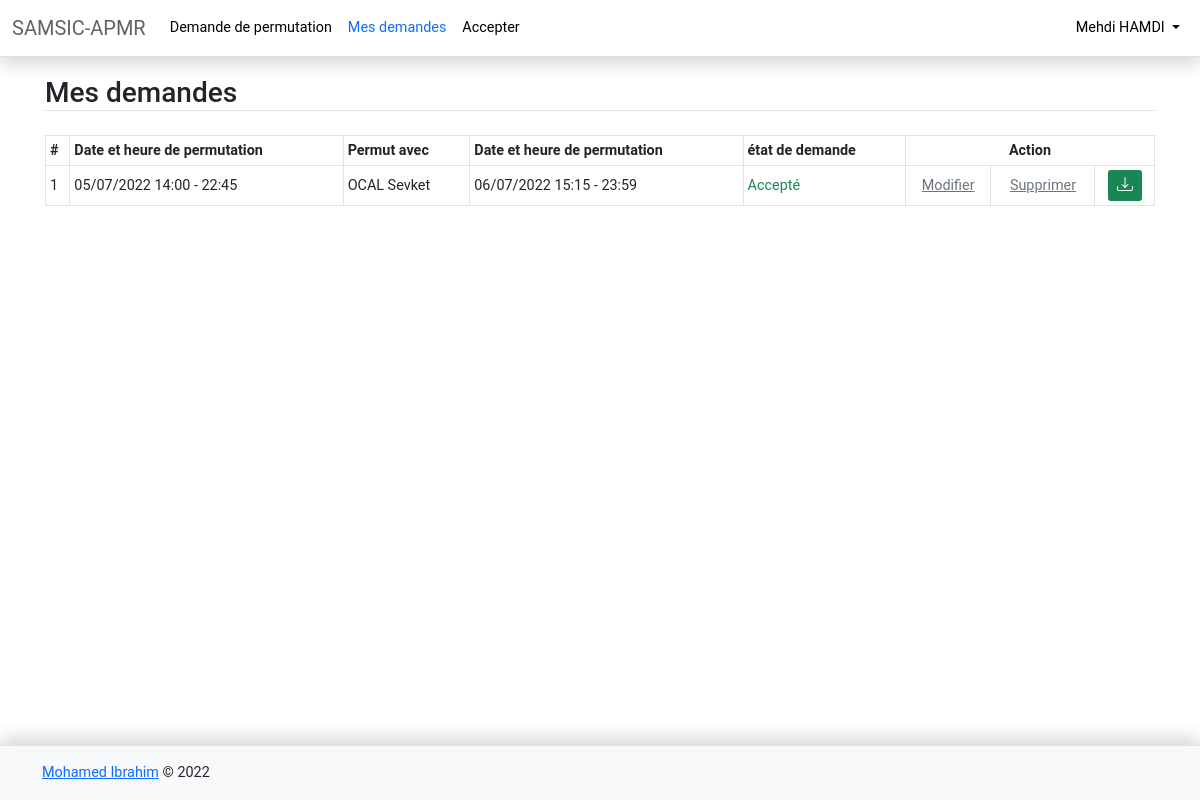
The page /mes-demandes/ (signed in) on the database its author committed.
### myapp/models.py (models this page shows)
class Permutation(models.Model):
    permut_start_datetime = models.DateTimeField(auto_now=False, auto_now_add=False, null=True, blank=True,verbose_name=('permut_start_datetime'))
    permut_end_time = models.TimeField(auto_now=False, auto_now_add=False, null=True, blank=True,verbose_name=('permut_end_time'))
    permut_demandant = models.ForeignKey(User, on_delete=models.CASCADE, null=True, related_name='permut_demandant_related', verbose_name=('permut_demandant'))
    permut_acceptant_start_datetime = models.DateTimeField(auto_now=False, auto_now_add=False, null=True, blank=True,verbose_name=('permut_accept_start_datetime'))
    permut_acceptant_end_time = models.TimeField(auto_now=False, auto_now_add=False, null=True, blank=True,verbose_name=('permut_accept_end_time'))
    permut_acceptant = models.ForeignKey(User, on_delete=models.CASCADE,null=True, related_name='permut_acceptant_related', verbose_name=('permutant'))
    permut_created_at = models.DateTimeField(auto_now_add=True, verbose_name=('permut_created_at'))
    permut_updated_at = models.DateTimeField(auto_now=True, verbose_name=('permut_updated_at'))
    permut_unique_ref = models.CharField(max_length=255,unique=True,default=random_unique_string,verbose_name=('permut_unique_ref'))
    permut_num_ref = models.CharField(null=True,max_length=255,unique=True,default =random_unique_number,verbose_name=('permut_number_ref'))
    permut_motif = models.CharField(max_length=255,blank=True, null=True, verbose_name=('permut_motif'))
    permut_accepted=models.BooleanField(default=False, verbose_name=('permut_accepted'))
    class Meta:
        db_table = "permutation"
        verbose_name = "permutation"
        verbose_name_plural = "permutations"
    """def __str__(self):
        return '%s %s' % (self.myuser_first_name,self.myuser_first_name)"""

### myapp/views.py (the view)
# urls.py: path('mes-demandes/', views.mes_demandes,name='mes_demandes'),
@login_required(redirect_field_name=None)
def mes_demandes(request):
    context={}
    context={
        'active_page':'mes_demandes',
        'users':User.objects.all(),
        'demandes':Permutation.objects.filter(permut_demandant_id=User.objects.filter(username=request.user).values_list('id', flat=True)[0])
    }
    return render(request, 'permutation/mes-demandes.html',context)

### templates/permutation/mes-demandes.html (shortened to what this page needs)
{% extends 'permutation/base.html' %}
{% block header %}Mes demandes{% endblock %}
{% block content %}
<div class="my-4">
        {% if demandes %}
        <div class="table-responsive">
        <table class="table table-sm table-bordered">
            <thead>
              <tr class="align-middle">
                <th scope="col">#</th>
                <th scope="col">Date et heure de permutation</th>
                <th scope="col">Permut avec</th>
                <th scope="col">Date et heure de permutation</th>
                <th scope="col">état de demande</th>
                <th scope="col"colspan="3" class="text-center">Action</th>
              </tr>
            </thead>
            <tbody>
                {% for demande in demandes %}
                <tr class="align-middle"><td>{{forloop.counter}}</td>
                    <td>{{demande.permut_start_datetime|date:"d/m/Y H:i"}} - {{demande.permut_end_time|date:"H:i"}}</td>
                    <td>{{demande.permut_acceptant.last_name}} {{demande.permut_acceptant.first_name}}</td>
                    <td>{{demande.permut_acceptant_start_datetime|date:"d/m/Y H:i"}} - {{demande.permut_acceptant_end_time|date:"H:i"}}</td>
                    <td>{% if demande.permut_accepted %}
                      <span class="text-success">Accepté</span>
                      {% else %}
                      <span class="text-danger">Non accepté</span>
                      {% endif %}
                    </td>
                    <td class="text-center">{% if not demande.permut_accepted %}<a href="{% url 'update-permutation-demande' demande.permut_unique_ref %}" class="link-primary p-0">Modifier</a>{% else %}<a href="#" class="link-secondary p-0 pe-none">Modifier</a>{% endif %}</td>
                    <td class="text-center">{% if not demande.permut_accepted %}<a href="{% url 'delete-permutation-demande' demande.permut_unique_ref %}" class="link-danger p-0" onclick="return confirm('Êtes vous sûr de supprimer cette demande?')">Supprimer</a>{% else %}<a href="#" class="link-secondary p-0 pe-none">Supprimer</a>{% endif %}</td>
                    <td class="text-center">{% if demande.permut_accepted %}<a target="_blank" href="#" class="btn btn-sm btn-success">
                        </a>{% endif %}</td>
                </tr>
                {% endfor %}
            </tbody>
          </table>
        {% else %}
        <p>Pas de demande</p>
        {% endif %}
        {% endblock %}</div></div>

### templates/permutation/base.html (shortened to what this page needs)
{% load static %}
<!doctype html>
<html lang="en" class="h-100">
  <head>
<link href="{% static 'assets/dist/css/bootstrap.min.css' %}" rel="stylesheet">
    <link href="{% static 'sticky-footer-navbar.css' %}" rel="stylesheet">
  </head>
  <body class="d-flex flex-column h-100">
<header>
  <nav class="navbar navbar-expand-md navbar-light fixed-top bg-white border-bottom shadow py-2 mb-5 bg-body">
    <div class="container-fluid">
      <a class="navbar-brand" href="/">SAMSIC-APMR</a>
      <div class="collapse navbar-collapse justify-content-between" id="navbarCollapse">
        <ul class="navbar-nav me-auto mb-2 mb-md-0">
          <li class="nav-item">
            <a class="nav-link {% if active_page == 'home-page' %}text-primary{% endif %}" aria-current="page" href="{% url 'home-page' %}">Demande de permutation</a>
          </li>
          <li class="nav-item">
            <a class="nav-link {% if active_page == 'mes_demandes' %}text-primary{% endif %}" aria-current="page" href="{% url 'mes_demandes' %}">Mes demandes</a>
          </li>
          <li class="nav-item">
            <a class="nav-link {% if active_page == 'acceptation' %}text-primary{% endif %}" aria-current="page" href="{% url 'acceptation' %}">Accepter</a>
          </li>
        </ul>
		<div class="dropdown dropdown-menu-end">
      <ul class="navbar-nav me-auto mb-2 mb-md-0">
		  <li class="nav-item dropdown">
                <a class="nav-link dropdown-toggle" href="#" id="navbarDropdown" role="button" data-bs-toggle="dropdown" aria-expanded="false">
                    {{user.first_name}} {{user.last_name}}
                </a>
            </li>
        </ul>
	  </div>
    </div>
  </nav>
</header>
<main class="flex-shrink-0">
  <div class="container">
    <h3 class="bd-title mb-3 mt-3 border-bottom" id="content">{% block header %}{% endblock %}</h3>
   {% block content %}{% endblock %}
  </div>
</main>
<footer class="footer mt-auto py-3 bg-light border-top" style="box-shadow:0 -0.5rem 1rem rgb(0 0 0 / 15%) !important;">
  <div class="container">
    <a class="text-primary" href="#">Mohamed Ibrahim</a> &copy; 2022
  </div>
</footer>
  </body>
</html>

### static/sticky-footer-navbar.css (style rules this page uses)
main > .container { padding: 60px 15px 0; }

### templates/permutation/base.html (style rules this page uses)
.bi { vertical-align: -.125em; fill: currentColor; }

### rows shown on the page
Permutation: permut_start_datetime "05/07/2022 14:00", permut_end_time "22:45", permut_acceptant.last_name "OCAL", permut_acceptant.first_name "Sevket", permut_acceptant_start_datetime "06/07/2022 15:15", permut_acceptant_end_time "23:59", permut_accepted "Accepté"

### other values the page prints
{{ user.first_name }} "Mehdi"
{{ user.last_name }} "HAMDI"
